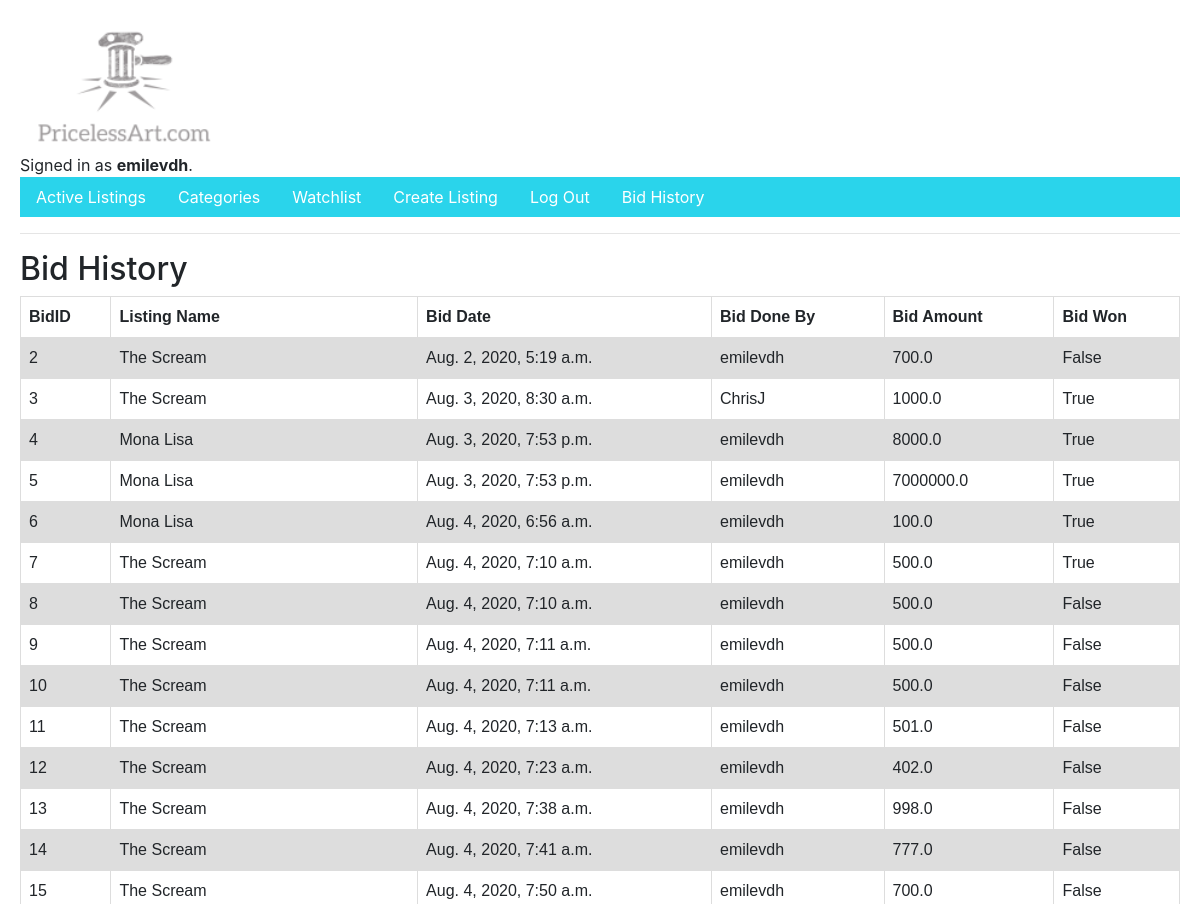
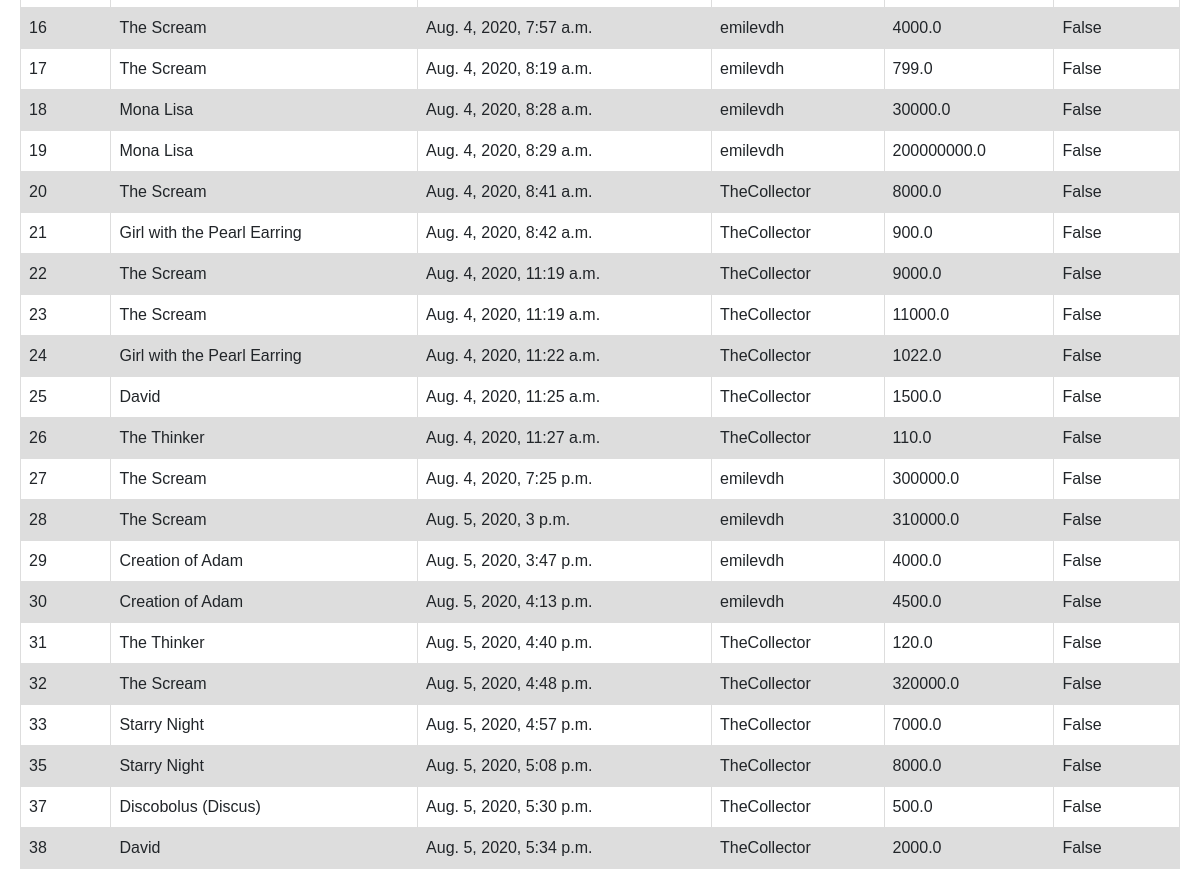
/bidhistory (signed in), run on the app's committed database (2 pictures, top to bottom).
### auctions/models.py (models this page shows, shortened)
class User(AbstractUser):
    pass

class Bid(models.Model):
    listing=models.ForeignKey(Listing,on_delete=models.CASCADE)
    BidBy=models.ForeignKey(User, on_delete=models.CASCADE)
    Amount=models.FloatField()
    BidOn= models.DateTimeField(auto_now_add=True)
    BidWon=models.BooleanField(default=False)            #new field to populate yes when this is the last bid

class Listing (models.Model):
    Title=models.CharField(max_length=64)
    Artist=models.CharField(max_length=64)
    Description = models.TextField(blank=True)
    StartBidAmount=models.FloatField()
    Image=models.ImageField(upload_to='listing', blank=True ,null=True) #null back end blank front end
    ItemCategory=models.ForeignKey(ItemCategory, on_delete=models.CASCADE)
    ListedOn= models.DateTimeField(auto_now_add=True)
    Status=models.BooleanField(default=True)
    ListedBy= models.ForeignKey(User, on_delete=models.CASCADE)
    def __str__(self):
        return self.Title

### auctions/views.py (the view)
# urls.py: ,path("bidhistory",views.bidtransaction,name='bidhistory')
def bidtransaction(request):
    bid=Bid.objects.all()
    return render(request, "auctions/bidhistory.html", {'bid':bid })

### auctions/templates/auctions/bidhistory.html (shortened to what this page needs)
{% extends "auctions/layout.html" %}
{% block body %}
    <h2>Bid History</h2>
<body>
    <table>
        <tr'>
            <th>BidID</th>
            <th>Listing Name</th>
            <th>Bid Date</th>
            <th>Bid Done By</th>
            <th>Bid Amount</th>
            <th>Bid Won</th>
            {% for b in bid %}
        <tr>
            <td>{{b.id}}</td>
            <td>{{b.listing}}</td>
            <td>{{b.BidOn}} </td>
            <td>{{b.BidBy}}</td>
            <td>{{b.Amount}}</td>
            <td>{{b.BidWon}}</td>
        </tr>
            {% endfor %}
        </table>
</body>
{% endblock %}

### auctions/templates/auctions/layout.html (shortened to what this page needs)
{% load static %}
<!DOCTYPE html>
<html lang="en">
    <head>
        <link rel="stylesheet" href="https://stackpath.bootstrapcdn.com/bootstrap/4.4.1/css/bootstrap.min.css">
        <link href="{% static 'auctions/styles.css' %}" rel="stylesheet">
    </head>
    <body>
        <img src="{% static 'logo.png' %}" alt="logo" />
        <div>
            {% if user.is_authenticated %}
                Signed in as <strong>{{ user.username }}</strong>.
            {% else %}
                Not signed in.
            {% endif %}
        </div>
        <ul class="nav" >
            <li class="nav-item">
                <a class="nav-link" href="{% url 'index' %}">Active Listings</a>
            </li>
            <li class="nav-item">
                <a class="nav-link" href="{% url 'categories' %}">Categories</a>
            </li>
            <li class="nav-item">
                <a class="nav-link" href="{% url 'watchlist' %}">Watchlist</a>
            </li>
            <li class="nav-item">
                <a class="nav-link" href="{% url 'addlisting' %}">Create Listing</a>
            </li>
            {% if user.is_authenticated %}
                <li class="nav-item">
                    <a class="nav-link" href="{% url 'logout' %}">Log Out</a>
                </li>
                <li class="nav-item">
                    <a class="nav-link" href="{% url 'bidhistory' %}">Bid History</a>
                </li>
            {% endif %}
        </ul>
        <hr>
        {% block body %}
        {% endblock %}
    </body>
</html>

### auctions/static/auctions/styles.css (style rules this page uses)
body { padding: 20px; }
table { font-family: arial, sans-serif; border-collapse: collapse; width: 100%; }
td, th { border: 1px solid #dddddd; text-align: left; padding: 8px; }
tr:nth-child(even) { background-color: rgb(42, 212, 235); }

### auctions/templates/auctions/layout.html (style rules this page uses)
.nav { background-color: rgb(42, 212, 235) }
.nav-link { color: white; }

### auctions/templates/auctions/bidhistory.html (style rules this page uses)
table { font-family: arial, sans-serif; border-collapse: collapse; width: 100%; }
td, th { border: 1px solid #dddddd; text-align: left; padding: 8px; }
tr:nth-child(even) { background-color: #dddddd; }

### data on the page
User: username "emilevdh"
Bid: id "2", listing "The Scream", BidOn "Aug. 2, 2020, 5:19 a.m.", BidBy "emilevdh", Amount "700.0", BidWon "False"
Bid: id "3", listing "The Scream", BidOn "Aug. 3, 2020, 8:30 a.m.", BidBy "ChrisJ", Amount "1000.0", BidWon "True"
Bid: id "4", listing "Mona Lisa", BidOn "Aug. 3, 2020, 7:53 p.m.", BidBy "emilevdh", Amount "8000.0", BidWon "True"
Bid: id "5", listing "Mona Lisa", BidOn "Aug. 3, 2020, 7:53 p.m.", BidBy "emilevdh", Amount "7000000.0", BidWon "True"
Bid: id "6", listing "Mona Lisa", BidOn "Aug. 4, 2020, 6:56 a.m.", BidBy "emilevdh", Amount "100.0", BidWon "True"
Bid: id "7", listing "The Scream", BidOn "Aug. 4, 2020, 7:10 a.m.", BidBy "emilevdh", Amount "500.0", BidWon "True"
Bid: id "8", listing "The Scream", BidOn "Aug. 4, 2020, 7:10 a.m.", BidBy "emilevdh", Amount "500.0", BidWon "False"
Bid: id "9", listing "The Scream", BidOn "Aug. 4, 2020, 7:11 a.m.", BidBy "emilevdh", Amount "500.0", BidWon "False"
Bid: id "10", listing "The Scream", BidOn "Aug. 4, 2020, 7:11 a.m.", BidBy "emilevdh", Amount "500.0", BidWon "False"
Bid: id "11", listing "The Scream", BidOn "Aug. 4, 2020, 7:13 a.m.", BidBy "emilevdh", Amount "501.0", BidWon "False"
Bid: id "12", listing "The Scream", BidOn "Aug. 4, 2020, 7:23 a.m.", BidBy "emilevdh", Amount "402.0", BidWon "False"
Bid: id "13", listing "The Scream", BidOn "Aug. 4, 2020, 7:38 a.m.", BidBy "emilevdh", Amount "998.0", BidWon "False"
Bid: id "14", listing "The Scream", BidOn "Aug. 4, 2020, 7:41 a.m.", BidBy "emilevdh", Amount "777.0", BidWon "False"
Bid: id "15", listing "The Scream", BidOn "Aug. 4, 2020, 7:50 a.m.", BidBy "emilevdh", Amount "700.0", BidWon "False"
Bid: id "16", listing "The Scream", BidOn "Aug. 4, 2020, 7:57 a.m.", BidBy "emilevdh", Amount "4000.0", BidWon "False"
Bid: id "17", listing "The Scream", BidOn "Aug. 4, 2020, 8:19 a.m.", BidBy "emilevdh", Amount "799.0", BidWon "False"
Bid: id "18", listing "Mona Lisa", BidOn "Aug. 4, 2020, 8:28 a.m.", BidBy "emilevdh", Amount "30000.0", BidWon "False"
Bid: id "19", listing "Mona Lisa", BidOn "Aug. 4, 2020, 8:29 a.m.", BidBy "emilevdh", Amount "200000000.0", BidWon "False"
Bid: id "20", listing "The Scream", BidOn "Aug. 4, 2020, 8:41 a.m.", BidBy "TheCollector", Amount "8000.0", BidWon "False"
Bid: id "21", listing "Girl with the Pearl Earring", BidOn "Aug. 4, 2020, 8:42 a.m.", BidBy "TheCollector", Amount "900.0", BidWon "False"
Bid: id "22", listing "The Scream", BidOn "Aug. 4, 2020, 11:19 a.m.", BidBy "TheCollector", Amount "9000.0", BidWon "False"
Bid: id "23", listing "The Scream", BidOn "Aug. 4, 2020, 11:19 a.m.", BidBy "TheCollector", Amount "11000.0", BidWon "False"
Bid: id "24", listing "Girl with the Pearl Earring", BidOn "Aug. 4, 2020, 11:22 a.m.", BidBy "TheCollector", Amount "1022.0", BidWon "False"
Bid: id "25", listing "David", BidOn "Aug. 4, 2020, 11:25 a.m.", BidBy "TheCollector", Amount "1500.0", BidWon "False"
Bid: id "26", listing "The Thinker", BidOn "Aug. 4, 2020, 11:27 a.m.", BidBy "TheCollector", Amount "110.0", BidWon "False"
Bid: id "27", listing "The Scream", BidOn "Aug. 4, 2020, 7:25 p.m.", BidBy "emilevdh", Amount "300000.0", BidWon "False"
Bid: id "28", listing "The Scream", BidOn "Aug. 5, 2020, 3 p.m.", BidBy "emilevdh", Amount "310000.0", BidWon "False"
Bid: id "29", listing "Creation of Adam", BidOn "Aug. 5, 2020, 3:47 p.m.", BidBy "emilevdh", Amount "4000.0", BidWon "False"
Bid: id "30", listing "Creation of Adam", BidOn "Aug. 5, 2020, 4:13 p.m.", BidBy "emilevdh", Amount "4500.0", BidWon "False"
Bid: id "31", listing "The Thinker", BidOn "Aug. 5, 2020, 4:40 p.m.", BidBy "TheCollector", Amount "120.0", BidWon "False"
Bid: id "32", listing "The Scream", BidOn "Aug. 5, 2020, 4:48 p.m.", BidBy "TheCollector", Amount "320000.0", BidWon "False"
Bid: id "33", listing "Starry Night", BidOn "Aug. 5, 2020, 4:57 p.m.", BidBy "TheCollector", Amount "7000.0", BidWon "False"
Bid: id "35", listing "Starry Night", BidOn "Aug. 5, 2020, 5:08 p.m.", BidBy "TheCollector", Amount "8000.0", BidWon "False"
Bid: id "37", listing "Discobolus (Discus)", BidOn "Aug. 5, 2020, 5:30 p.m.", BidBy "TheCollector", Amount "500.0", BidWon "False"
Bid: id "38", listing "David", BidOn "Aug. 5, 2020, 5:34 p.m.", BidBy "TheCollector", Amount "2000.0", BidWon "False"
